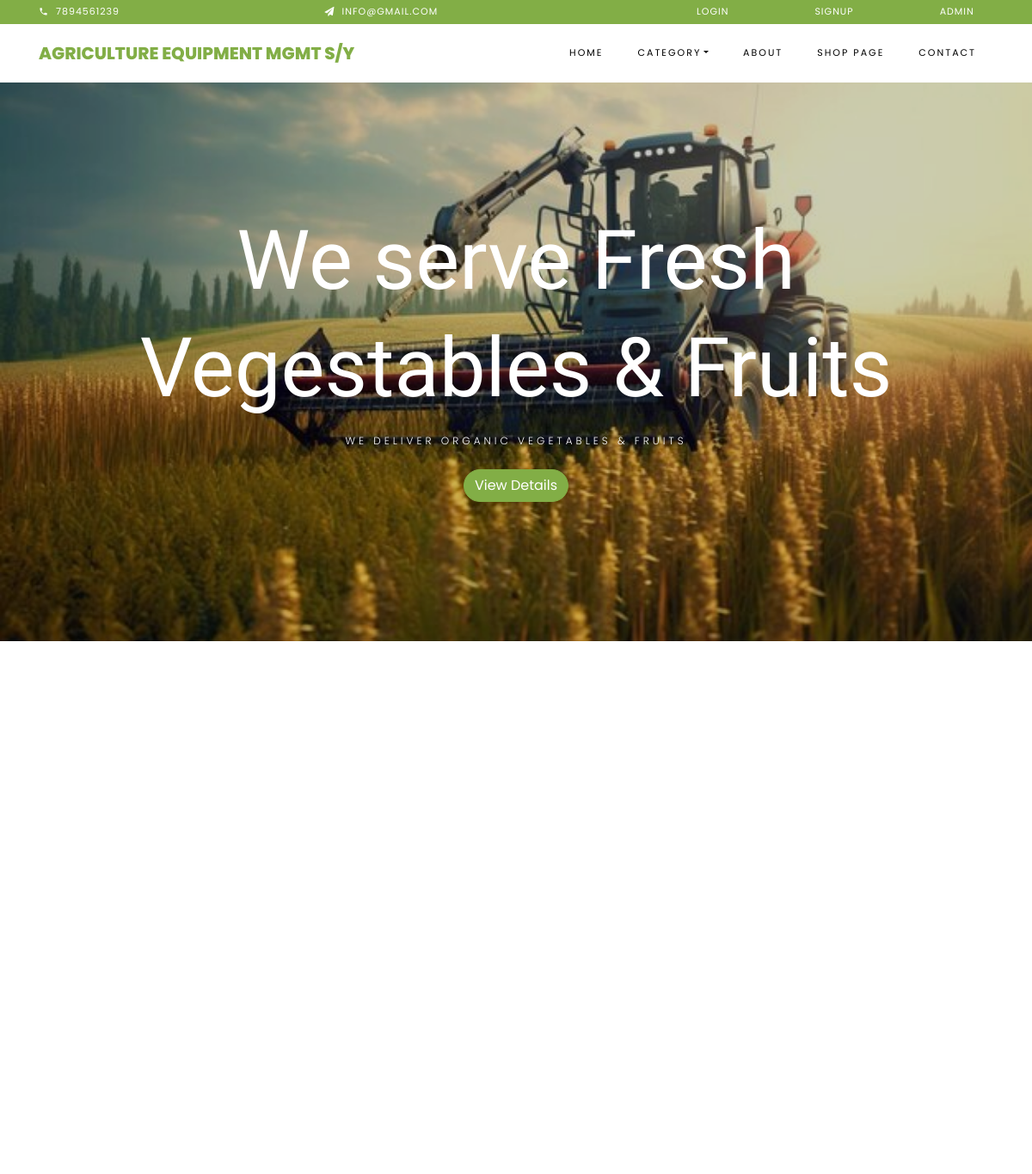
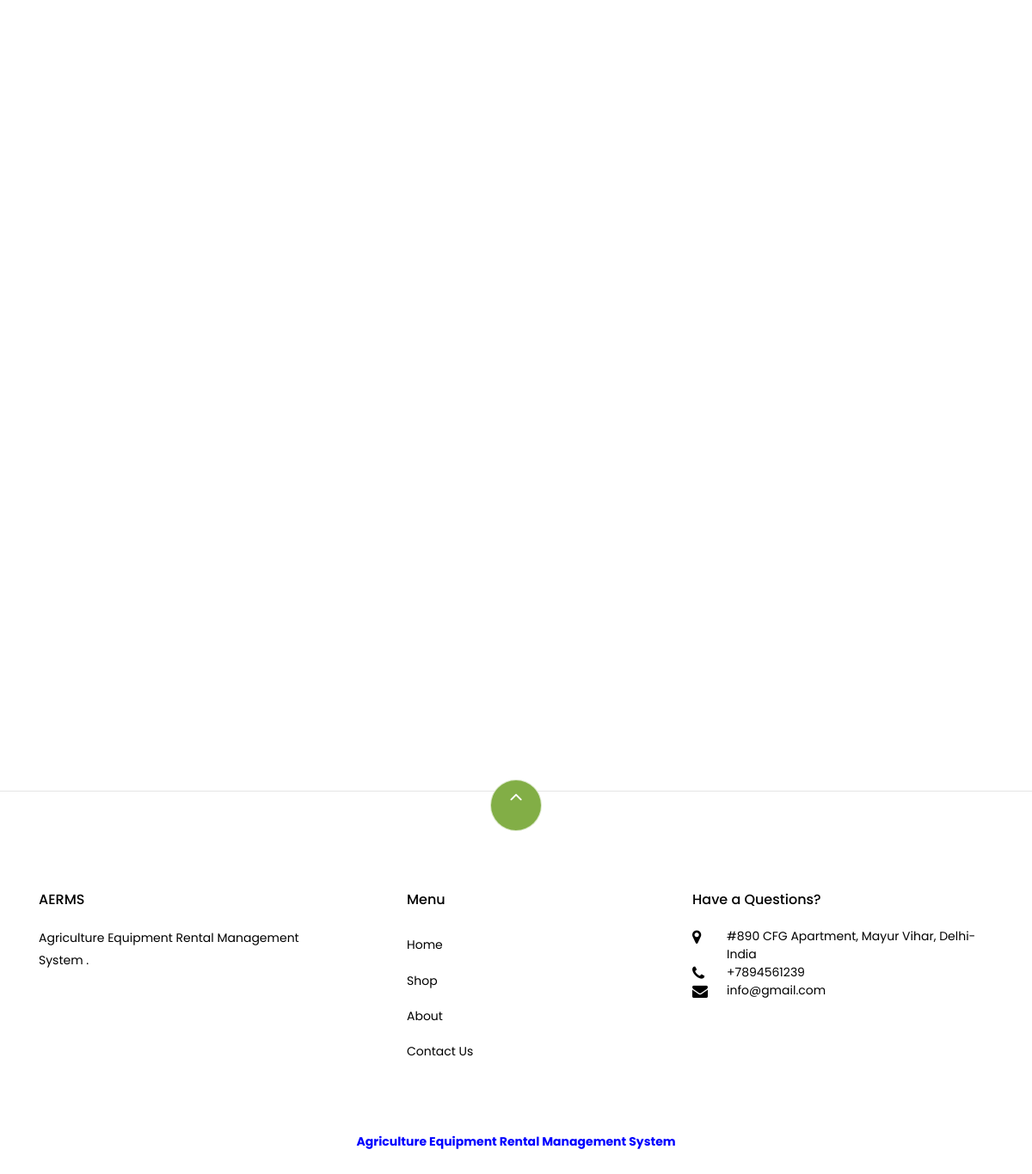
Screenshot of /aerms/index.php with the database file from the repository (2 pictures, top to bottom).
### tables this page shows
CREATE TABLE `tblpage` (
  `ID` int(10) NOT NULL,
  `PageType` varchar(200) DEFAULT NULL,
  `PageTitle` mediumtext DEFAULT NULL,
  `PageDescription` mediumtext DEFAULT NULL,
  `Email` varchar(200) DEFAULT NULL,
  `MobileNumber` bigint(10) DEFAULT NULL,
  `UpdationDate` timestamp NOT NULL DEFAULT current_timestamp() ON UPDATE current_timestamp()
);

### aerms/index.php (the view, shortened to what this page needs)
<?php
include('includes/dbconnection.php');
?>
<!DOCTYPE html>
<html lang="en">
  <head>
    <link rel="stylesheet" href="css/open-iconic-bootstrap.min.css">
    <link rel="stylesheet" href="css/animate.css">
    <link rel="stylesheet" href="css/owl.carousel.min.css">
    <link rel="stylesheet" href="css/owl.theme.default.min.css">
    <link rel="stylesheet" href="css/magnific-popup.css">
    <link rel="stylesheet" href="css/aos.css">
    <link rel="stylesheet" href="css/ionicons.min.css">
    <link rel="stylesheet" href="css/bootstrap-datepicker.css">
    <link rel="stylesheet" href="css/jquery.timepicker.css">
    <link rel="stylesheet" href="css/flaticon.css">
    <link rel="stylesheet" href="css/icomoon.css">
    <link rel="stylesheet" href="css/style.css">
  </head>
  <body class="goto-here">
		<?php include_once('includes/header.php');?>
    <section id="home-section" class="hero">
		  <div class="home-slider owl-carousel">
	      <div class="slider-item" style="background-image: url(images/bg_1.jpg);">
	      	<div class="overlay"></div>
	        <div class="container">
	          <div class="row slider-text justify-content-center align-items-center" data-scrollax-parent="true">
	            <div class="col-md-12 ftco-animate text-center">
	              <h1 class="mb-2">We serve Fresh Vegestables &amp; Fruits</h1>
	              <h2 class="subheading mb-4">We deliver organic vegetables &amp; fruits</h2>
	              <p><a href="#" class="btn btn-primary">View Details</a></p>
	            </div>
	          </div>
	        </div>
	      </div>
	    </div>
    </section>
    <section class="ftco-section">
			<div class="container">
				<div class="row no-gutters ftco-services">
        </div>
			</div>
		</section>
    <section class="ftco-section">
    	<div class="container">
				<div class="row justify-content-center mb-3 pb-3">
        </div>
    	</div>
    	<div class="container">
    		<div class="row">
    		</div>
    	</div>
    </section>
     <?php include_once('includes/footer.php');?>
  </body>
</html>

### aerms/includes/header.php (shortened to what this page needs)
<div class="py-1 bg-primary">
        <div class="container">
            <div class="row no-gutters d-flex align-items-start align-items-center px-md-0">
                <div class="col-lg-12 d-block">
                    <div class="row d-flex">
                        <?php
 $query=mysqli_query($con,"select * from  tblpage where PageType='contactus'");
 while ($row=mysqli_fetch_array($query)) {
 ?>
                        <div class="col-md pr-4 d-flex topper align-items-center">
                            <div class="icon mr-2 d-flex justify-content-center align-items-center"><span class="icon-phone2"></span></div>
                            <span class="text"><?php  echo $row['MobileNumber'];?></span>
                        </div>
                        <div class="col-md pr-4 d-flex topper align-items-center">
                            <div class="icon mr-2 d-flex justify-content-center align-items-center"><span class="icon-paper-plane"></span></div>
                            <span class="text"><?php  echo $row['Email'];?></span>
                        </div><?php } ?>
                         <?php if (strlen($_SESSION['uid']==0)) {?>
                        <div class="col-md-5 pr-4 d-flex topper align-items-center text-lg-right">
                            <a href="login.php"><span class="text" style="padding-left: 100px;">Login</span></a>
                            <a href="signup.php"><span class="text" style="padding-left: 100px;">Signup</span></a>
                             <a href="admin/login.php"><span class="text" style="padding-left: 100px;">Admin</span></a>
                        </div><?php } ?>
                    </div>
                </div>
            </div>
          </div>
    </div>
    <nav class="navbar navbar-expand-lg navbar-dark ftco_navbar bg-dark ftco-navbar-light" id="ftco-navbar">
        <div class="container">
          <a class="navbar-brand" href="index.php">Agriculture Equipment Mgmt S/Y</a>
          <div class="collapse navbar-collapse" id="ftco-nav">
            <ul class="navbar-nav ml-auto">
              <li class="nav-item active"><a href="index.php" class="nav-link">Home</a></li>
              <li class="nav-item dropdown">
              <a class="nav-link dropdown-toggle" href="#" id="dropdown04" data-toggle="dropdown" aria-haspopup="true" aria-expanded="false">Category</a>
            </li>
              <li class="nav-item"><a href="about.php" class="nav-link">About</a></li>
              <li class="nav-item"><a href="shop.php" class="nav-link">Shop Page</a></li>
              <li class="nav-item"><a href="contact.php" class="nav-link">Contact</a></li>
            </ul>
          </div>
        </div>
      </nav>

### aerms/includes/footer.php
   <footer class="ftco-footer ftco-section">
     <div class="container">
       <div class="row">
           <div class="mouse">
                       <a href="#" class="mouse-icon">
                           <div class="mouse-wheel"><span class="ion-ios-arrow-up"></span></div>
                       </a>
                   </div>
       </div>
       <div class="row mb-5">
         <div class="col-md">
           <div class="ftco-footer-widget mb-4">
             <h2 class="ftco-heading-2">AERMS</h2>
             <?php
$query=mysqli_query($con,"select * from  tblpage where PageType='aboutus'");
while ($row=mysqli_fetch_array($query)) {
?>
             <p><?php  echo $row['PageDescription'];?>.</p><?php } ?>
           </div>
         </div>
         <div class="col-md">
           <div class="ftco-footer-widget mb-4 ml-md-5">
             <h2 class="ftco-heading-2">Menu</h2>
             <ul class="list-unstyled">
               <li><a href="index.php" class="py-2 d-block">Home</a></li>
               <li><a href="shop.php" class="py-2 d-block">Shop</a></li>
               <li><a href="about.php" class="py-2 d-block">About</a></li>
               <li><a href="contact.php" class="py-2 d-block">Contact Us</a></li>
             </ul>
           </div>
         </div>
         <div class="col-md">
           <div class="ftco-footer-widget mb-4">
               <h2 class="ftco-heading-2">Have a Questions?</h2>
               <div class="block-23 mb-3">
                 <ul>
                   <?php
$query=mysqli_query($con,"select * from  tblpage where PageType='contactus'");
while ($row=mysqli_fetch_array($query)) {
?>
                   <li><span class="icon icon-map-marker"></span><span class="text"><?php  echo $row['PageDescription'];?></span></li>
                   <li><span class="icon icon-phone"></span><span class="text">+<?php  echo $row['MobileNumber'];?></span></li>
                   <li><span class="icon icon-envelope"></span><span class="text"><?php  echo $row['Email'];?></span></li><?php } ?>
                 </ul>
               </div>
           </div>
         </div>
       </div>
       <div class="row">
         <div class="col-md-12 text-center">
           <p style="color:blue;font-weight: bolder;">Agriculture Equipment Rental Management System
                       </p>
         </div>
       </div>
     </div>
   </footer>

### aerms/css/icomoon.css (style rules this page uses)
[class^="icon-"], [class*=" icon-"] { font-family: 'icomoon' !important; speak: none; font-style: normal; font-weight: normal; font-variant: normal; text-transform: none; line-height: 1; -webkit-font-smoothing: antialiased; -moz-osx-font-smoothing: grayscale; }
.icon-map-marker:before { content: "\f041"; }
.icon-phone:before { content: "\f095"; }
.icon-envelope:before { content: "\f0e0"; }
.icon-paper-plane:before { content: "\f1d8"; }
.icon-phone2:before { content: "\e0cd"; }

### rows the page displays
tblpage: MobileNumber "7894561239", Email "INFO@GMAIL.COM", PageDescription "#890 CFG Apartment, Mayur Vihar, Delhi-India", Email "info@gmail.com"
tblpage: PageDescription "Agriculture Equipment Rental Management System"
